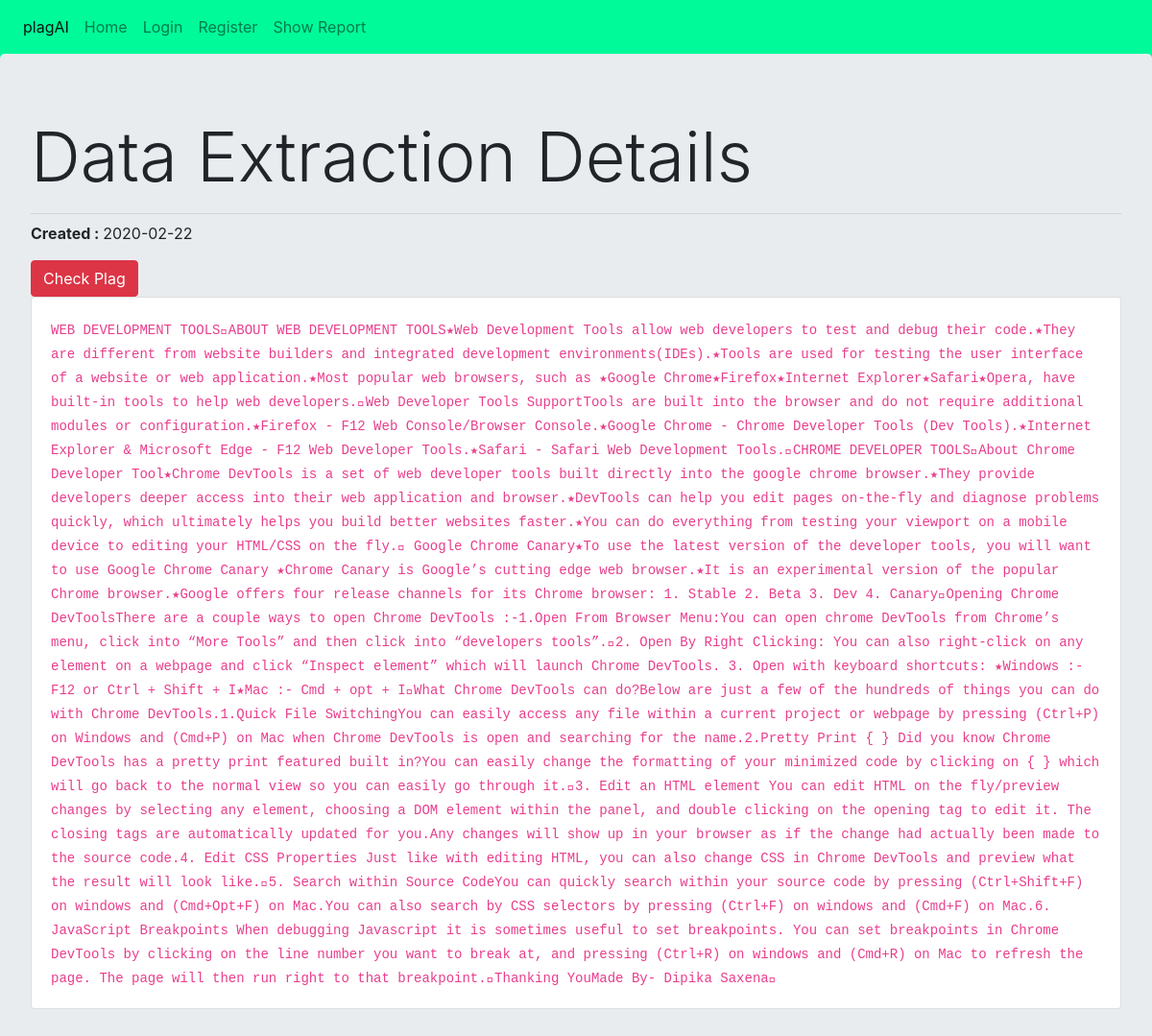
The page /details?id=2 on the database its author committed.
### main.py (models this page shows, shortened)
class Upload_S(db.Model):
    id=db.Column(db.Integer,primary_key=True)
    uploader_id = db.Column(db.Integer, nullable=False)
    data=db.Column(db.String(65000),nullable=False)
    created= db.Column(db.DateTime,default = dt.utcnow,nullable=False)
    admin=db.Column(db.Boolean, nullable=False)

### main.py (the view)
@app.route('/details')
def details():
    id=request.args.get('id')
    data = Upload_S.query.filter_by(id= id).first()
    return render_template('details.html',data=data)

### templates/details.html (shortened to what this page needs)
{% extends 'theme.html' %}
{% block body %}
<div class="jumbotron">
    <h1 class="display-3">Data Extraction Details</h1>
    <hr class="my-2">
    <p><strong>Created : </strong>{{data.created.date()}}</p>
    <a href="/check?id={{data.id}}" class="btn btn-danger">Check Plag</a>
    <div class="card">
        <div class="card-body">
            <code>{{data.data}}</code>
        </div>
    </div>
</div>
{% endblock %}

### templates/details.html (style rules this page uses)
body { background-color:mediumspringgreen; background-repeat: no-repeat; background-size: cover; }

### rows shown on the page
Upload_S: created "2020-02-22", data "WEB DEVELOPMENT TOOLS ABOUT WEB DEVELOPMENT TOOLS★Web Development Tools allow web developers to test and debug their code.★They are different from website builders and integrated development environments(IDEs).★Tools are used for testing the user interface of a website or web application.★Most popular web browsers, such as ★Google Chrome★Firefox★Internet Explorer★Safari★Opera, have built-in tools to help web developers. Web Developer Tools SupportTools are built into the browser and do not require additional modules or configuration.★Firefox - F12 Web Console/Browser Console.★Google Chrome - Chrome Developer Tools (Dev Tools).★Internet Explorer & Microsoft Edge - F12 Web Developer…"
